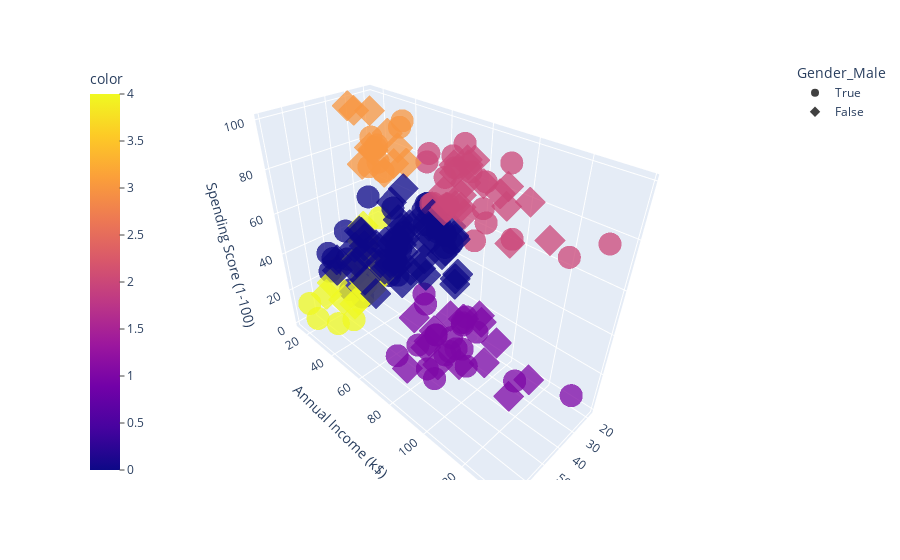

This figure's notebook cell:
### Code cell
# Interactive 3D scatter plot of customers for k=5
import plotly.express as px
fig = px.scatter_3d(
    df,
    x='Age',
    y='Annual Income (k$)',
    z='Spending Score (1-100)',
    color=model_kfive_agg.fit_predict(df),
    symbol='Gender_Male',
    opacity=0.75
    )
fig.update_layout(coloraxis_colorbar=dict(yanchor='top', y=1, x=0, ticks='outside'))

### Figure 1 — Plotly figure (JSON) as saved in the notebook; plotly's stock layout.template omitted (floating-point values rounded to 4 significant figures)
{"data": [{"hovertemplate": "Gender_Male=True<br>Age=%{x}<br>Annual Income (k$)=%{y}<br>Spending Score (1-100)=%{z}<br>color=%{marker.color}<extra></extra>", "legendgroup": "True", "marker": {"color": [4, 3, 4, 4, 4, 3, 3, 4, 4, 3, 3, 3, 0, 4, 4, 3, 3, 4, 0, 0, 0, 0, 0, 0, 0, 0, 0, 0, 0, 0, 0, 0, 0, 0, 0, 0, 0, 0, 0, 0, 0, 0, 0, 0, 0, 0, 0, 0, 0, 0, 2, 1, 2, 1, 2, 1, 2, 1, 2, 1, 2, 1, 2, 1, 2, 1, 2, 1, 1, 1, 1, 1, 2, 1, 2, 1, 2, 1, 2, 1, 2, 1, 2, 2, 1, 2, 1, 2], "coloraxis": "coloraxis", "opacity": 0.75, "symbol": "circle"}, "mode": "markers", "name": "True", "scene": "scene", "showlegend": true, "type": "scatter3d", "x": [19, 21, 64, 67, 37, 22, 20, 52, 35, 25, 31, 29, 35, 60, 53, 18, 24, 48, 33, 59, 47, 69, 53, 70, 19, 63, 18, 19, 70, 59, 26, 40, 57, 38, 67, 48, 18, 48, 24, 48, 20, 67, 26, 49, 54, 68, 66, 65, 19, 27, 39, 43, 40, 59, 38, 47, 39, 20, 32, 19, 32, 25, 28, 48, 34, 43, 39, 37, 34, 19, 50, 42, 32, 40, 28, 36, 36, 58, 27, 59, 35, 46, 30, 28, 33, 32, 32, 30], "y": [15, 15, 19, 19, 20, 20, 21, 23, 24, 24, 25, 28, 28, 30, 33, 33, 38, 39, 42, 43, 43, 44, 46, 46, 46, 48, 48, 48, 49, 54, 54, 54, 54, 54, 54, 54, 59, 60, 60, 61, 61, 62, 62, 62, 63, 63, 63, 63, 64, 67, 69, 71, 71, 71, 71, 71, 71, 73, 73, 74, 75, 77, 77, 77, 78, 78, 78, 78, 78, 81, 85, 86, 87, 87, 87, 87, 87, 88, 88, 93, 93, 98, 99, 101, 113, 126, 137, 137], "z": [39, 81, 3, 14, 13, 79, 66, 29, 35, 73, 73, 82, 61, 4, 4, 92, 92, 36, 60, 60, 41, 46, 46, 56, 55, 51, 59, 59, 55, 47, 54, 48, 51, 55, 41, 46, 41, 49, 52, 42, 49, 59, 55, 56, 46, 43, 48, 52, 46, 56, 91, 35, 95, 11, 75, 9, 75, 5, 73, 10, 93, 12, 97, 36, 90, 17, 88, 1, 1, 5, 26, 20, 63, 13, 75, 10, 92, 15, 69, 14, 90, 15, 97, 68, 8, 74, 18, 83]}, {"hovertemplate": "Gender_Male=False<br>Age=%{x}<br>Annual Income (k$)=%{y}<br>Spending Score (1-100)=%{z}<br>color=%{marker.color}<extra></extra>", "legendgroup": "False", "marker": {"color": [4, 3, 4, 3, 4, 3, 3, 3, 4, 3, 4, 3, 4, 4, 4, 4, 3, 3, 4, 3, 4, 3, 4, 3, 4, 0, 4, 0, 0, 0, 0, 0, 0, 0, 0, 0, 0, 0, 0, 0, 0, 0, 0, 0, 0, 0, 0, 0, 0, 0, 0, 0, 0, 0, 0, 0, 0, 0, 0, 0, 0, 0, 0, 0, 0, 0, 0, 0, 0, 0, 0, 0, 0, 0, 2, 0, 2, 2, 1, 2, 1, 0, 2, 2, 1, 1, 2, 1, 2, 2, 2, 1, 2, 2, 2, 2, 1, 1, 2, 1, 2, 2, 1, 1, 1, 2, 1, 2, 2, 1, 2, 1], "coloraxis": "coloraxis", "opacity": 0.75, "symbol": "diamond"}, "mode": "markers", "name": "False", "scene": "scene", "showlegend": true, "type": "scatter3d", "x": [20, 23, 31, 22, 35, 23, 30, 35, 58, 24, 35, 35, 46, 54, 45, 40, 23, 21, 49, 21, 42, 30, 36, 20, 65, 31, 49, 24, 50, 27, 29, 31, 49, 31, 50, 51, 27, 67, 54, 43, 68, 32, 47, 60, 60, 45, 23, 49, 46, 21, 55, 22, 34, 50, 68, 40, 32, 47, 27, 23, 49, 21, 66, 19, 38, 18, 19, 63, 49, 51, 50, 38, 40, 23, 31, 25, 31, 29, 44, 35, 57, 28, 32, 32, 34, 44, 38, 47, 27, 30, 30, 56, 29, 31, 36, 33, 36, 52, 30, 37, 32, 29, 41, 54, 41, 36, 34, 32, 38, 47, 35, 45], "y": [16, 16, 17, 17, 18, 18, 19, 19, 20, 20, 21, 23, 25, 28, 28, 29, 29, 30, 33, 33, 34, 34, 37, 37, 38, 39, 39, 39, 40, 40, 40, 40, 42, 43, 43, 44, 46, 47, 47, 48, 48, 48, 49, 50, 50, 54, 54, 54, 54, 54, 57, 57, 58, 58, 59, 60, 60, 60, 60, 62, 62, 62, 63, 63, 64, 65, 65, 65, 65, 67, 67, 67, 69, 70, 70, 72, 72, 73, 73, 74, 75, 76, 76, 77, 78, 78, 78, 78, 78, 78, 78, 79, 79, 81, 85, 86, 87, 88, 88, 97, 97, 98, 99, 101, 103, 103, 103, 103, 113, 120, 120, 126], "z": [6, 77, 40, 76, 6, 94, 72, 99, 15, 77, 35, 98, 5, 14, 32, 31, 87, 73, 14, 81, 17, 73, 26, 75, 35, 61, 28, 65, 55, 47, 42, 42, 52, 54, 45, 50, 51, 52, 59, 50, 48, 47, 42, 49, 56, 53, 52, 42, 44, 57, 58, 55, 60, 46, 55, 40, 42, 47, 50, 41, 48, 42, 50, 54, 42, 48, 50, 43, 59, 43, 57, 40, 58, 29, 77, 34, 71, 88, 7, 72, 5, 40, 87, 74, 22, 20, 76, 16, 89, 78, 73, 35, 83, 93, 75, 95, 27, 13, 86, 32, 86, 88, 39, 24, 17, 85, 23, 69, 91, 16, 79, 28]}], "layout": {"coloraxis": {"colorbar": {"ticks": "outside", "title": {"text": "color"}, "x": 0, "y": 1, "yanchor": "top"}, "colorscale": [[0, "#0d0887"], [0.1111, "#46039f"], [0.2222, "#7201a8"], [0.3333, "#9c179e"], [0.4444, "#bd3786"], [0.5556, "#d8576b"], [0.6667, "#ed7953"], [0.7778, "#fb9f3a"], [0.8889, "#fdca26"], [1, "#f0f921"]]}, "legend": {"title": {"text": "Gender_Male"}, "tracegroupgap": 0}, "margin": {"t": 60}, "scene": {"domain": {"x": [0, 1], "y": [0, 1]}, "xaxis": {"title": {"text": "Age"}}, "yaxis": {"title": {"text": "Annual Income (k$)"}}, "zaxis": {"title": {"text": "Spending Score (1-100)"}}}}}
